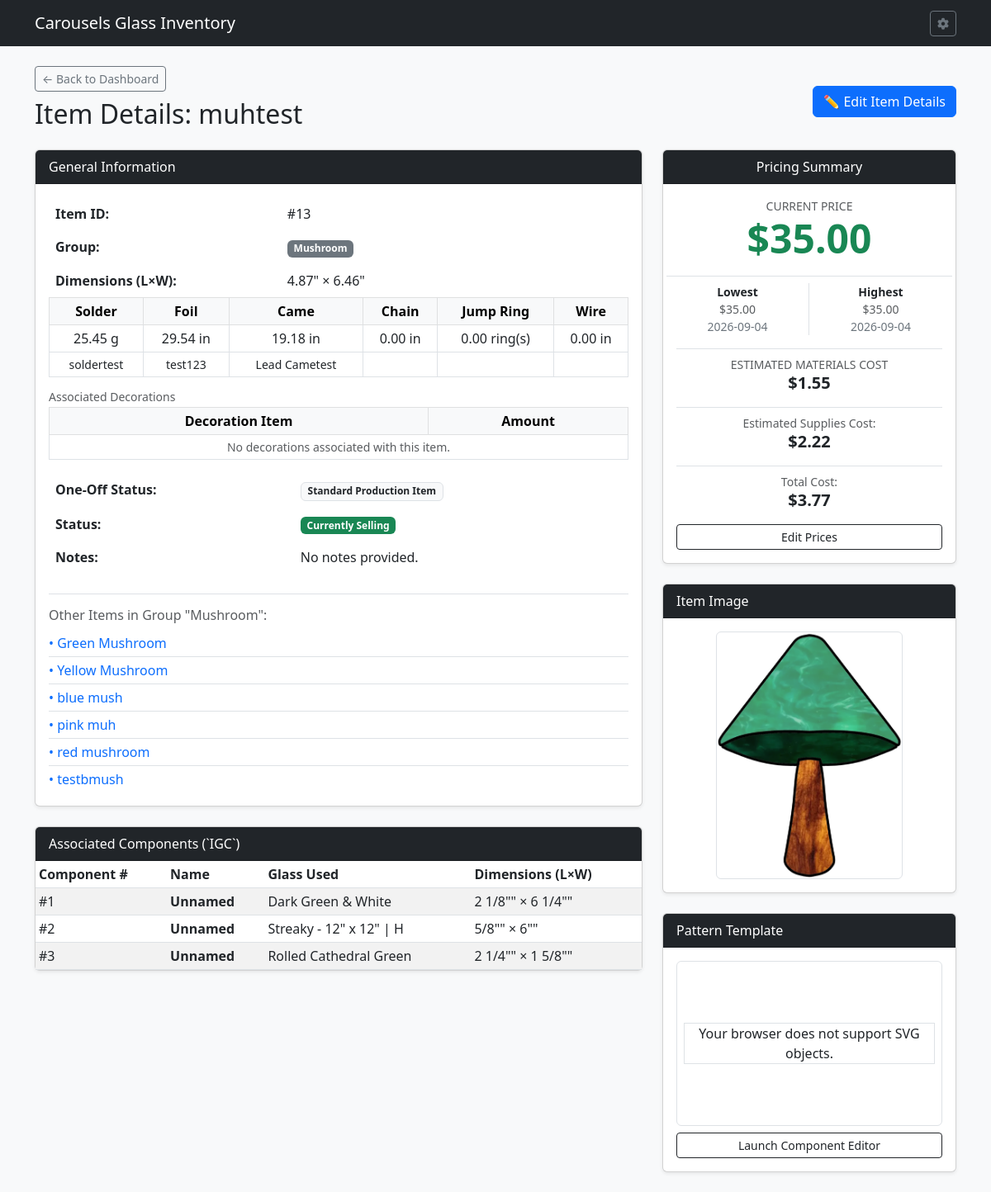
Before: /item/13 with the older database file.
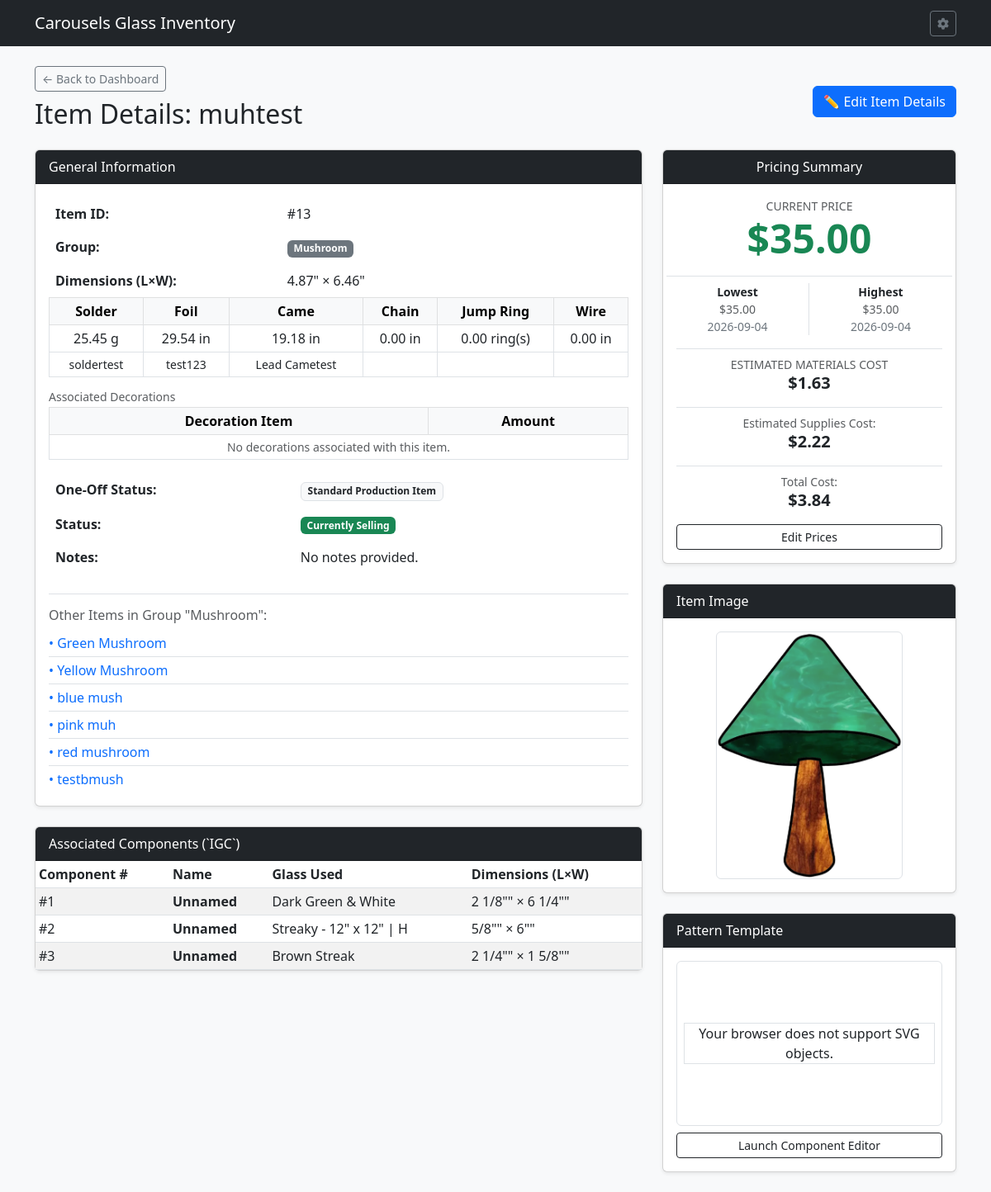
After: the same page with the newer database file.
### tables this page shows
CREATE TABLE IGC (

    COMPID INTEGER PRIMARY KEY AUTOINCREMENT,	--Component ID
    COMPNAME TEXT,				--Component Name (opt)
    ITEMID INTEGER,				--Item ID
    COMPNUM INTEGER,				--Component Number
    SVGREG INTEGER,				--SVG Region Number
    GLASSID INTEGER,				--Glass ID
    COMPLEN NUMERIC,				--Component Length
    COMPWID NUMERIC,				--Component Width
    COMPNOTE TEXT,				--Component Note
    ISSCRAP INTEGER,				--Can be made from scraps bool
    ISGRAIN INTEGER,				--Pay attention to Grain bool
    ISACTIVE INTEGER,				--Is Active bool

    FOREIGN KEY (ITEMID) REFERENCES ITM(ITEMID) ON DELETE CASCADE ON UPDATE CASCADE,
    FOREIGN KEY (GLASSID) REFERENCES GSI(GLASSID) ON DELETE SET NULL ON UPDATE CASCADE
);

CREATE TABLE GSI (

    GLASSID INTEGER PRIMARY KEY AUTOINCREMENT,	--Glass Id number
    GLSNAME TEXT,				--Glass Name
    GLSMANF TEXT,				--Glass Manufacturer
    GLSLEN NUMERIC,				--Glass Length
    GLSWID NUMERIC,				--Glass Width
    GLSTHK NUMERIC,				--Glass Thickness
    GLSTEX TEXT,				--Glass Texture
    GLSIRI INTEGER,				--Iridescent Bool
    GLSOPAL INTEGER,				--Opalescent Bool
    GLSOURCE TEXT,				--Glass Source
    GLLINK TEXT,				--URL to Glass
    GLSIMG TEXT,				--Image of Glass
    GLSNOTE TEXT,				--Notes about Glass
    COLOR TEXT,					--Glass color
    GTRNSN TEXT,				--Glass Transparency
    ISACTIVE INTEGER,				--Is Active Bool

    FOREIGN KEY (GLSTEX) REFERENCES GTL(GLSTEX) ON DELETE SET NULL ON UPDATE CASCADE,
    FOREIGN KEY (COLOR) REFERENCES COLOR(COLOR) ON DELETE SET NULL ON UPDATE CASCADE,
    FOREIGN KEY (GLSOURCE) REFERENCES GSL(GLSOURCE) ON DELETE SET NULL ON UPDATE CASCADE,
    FOREIGN KEY (GTRNSN) REFERENCES GTRNS(GTRNSN) ON DELETE SET NULL ON UPDATE CASCADE

);

### routes/item_routes.py (the view, shortened to what this page needs)
@item_bp.route('/item/<int:item_id>', methods=['GET'])
def item_detail(item_id):
    db = get_db()
    raw_item = db.execute(
        'SELECT * FROM ITM WHERE ITEMID = ?', (item_id,)
    ).fetchone()
    if not raw_item:
        flash('Item record not found.', 'danger')
        return redirect(url_for('index'))
    item = dict(raw_item)
    components = db.execute(
        """

            SELECT c.*, g.GLSNAME

            FROM IGC c

            LEFT JOIN GSI g ON c.GLASSID = g.GLASSID

            WHERE c.ITEMID = ?

            ORDER BY c.COMPNUM ASC

        """,
        (item_id,),
    ).fetchall()
    current_price = db.execute(
        """

            SELECT ITMPRICE AS PRICE FROM IPC

            WHERE ITEMID = ? AND (ENDDATE IS NULL OR ENDDATE >= DATE('now'))

            ORDER BY STDATE DESC LIMIT 1

        """,
        (item_id,),
    ).fetchone()
    lowest_price = db.execute(
        """

            SELECT ITMPRICE AS PRICE, STDATE AS START_DATE, ENDDATE AS END_DATE FROM IPC

            WHERE ITEMID = ?

            ORDER BY ITMPRICE ASC LIMIT 1

        """,
        (item_id,),
    ).fetchone()
    highest_price = db.execute(
        """

            SELECT ITMPRICE AS PRICE, STDATE AS START_DATE, ENDDATE AS END_DATE FROM IPC

            WHERE ITEMID = ?

            ORDER BY ITMPRICE DESC LIMIT 1

        """,
        (item_id,),
    ).fetchone()
    group_siblings = []
    if not item['ONEOFF'] and item['ITMGRP']:
        group_siblings = db.execute(
            """

                SELECT ITEMID, ITMNAME FROM ITM

                WHERE ITMGRP = ? AND ONEOFF = 0

                ORDER BY ITMNAME ASC

            """,
            (item['ITMGRP'],),
        ).fetchall()
    components_with_cost = db.execute(
        """

            SELECT c.COMPLEN, c.COMPWID, g.GLSLEN, g.GLSWID,

                   (SELECT gp.GLSPRICE FROM GPC gp

                    WHERE gp.GLASSID = g.GLASSID AND (gp.ENDDATE IS NULL OR gp.ENDDATE >= DATE('now'))

                    ORDER BY gp.STDATE DESC LIMIT 1) AS LATEST_GLSPRICE

            FROM IGC c

            JOIN GSI g ON c.GLASSID = g.GLASSID

            WHERE c.ITEMID = ? AND c.COMPLEN IS NOT NULL AND c.COMPWID IS NOT NULL

                  AND g.GLSLEN IS NOT NULL AND g.GLSWID IS NOT NULL AND g.GLSLEN > 0 AND g.GLSWID > 0

        """,
        (item_id,),
    ).fetchall()
    materials_cost = 0.0
    for comp in components_with_cost:
        comp_sqin = (comp['COMPLEN'] or 0) * (comp['COMPWID'] or 0)
        glass_sheet_area = (comp['GLSLEN'] or 1) * (comp['GLSWID'] or 1)
        glass_sheet_price = comp['LATEST_GLSPRICE'] or 0.0
        if glass_sheet_area > 0:
            cost_per_sqin = glass_sheet_price / glass_sheet_area
            materials_cost += comp_sqin * cost_per_sqin
    associated_supplies_rows = db.execute(
        """

        SELECT msi.MSIID, msi.MSINAME, msi.MSITYPE, imi.IMIAMT, msi.MSIUNIT, u.CFACTOR

        FROM IMI imi

        JOIN MSI msi ON imi.MSIID = msi.MSIID

        LEFT JOIN UNTS u ON msi.UNTTYPE = u.UNTTYPE

        WHERE imi.ITEMID = ?

        """,
        (item_id,),
    ).fetchall()
    supplies_map = {row['MSITYPE']: row for row in associated_supplies_rows}
    associated_decorations = db.execute(
        """

        SELECT m.MSIID, m.MSINAME, i.IMIAMT, m.MSIUNIT, u.CFACTOR

        FROM IMI i

        JOIN MSI m ON i.MSIID = m.MSIID

        LEFT JOIN UNTS u ON m.UNTTYPE = u.UNTTYPE

        WHERE i.ITEMID = ? AND m.MSITYPE = 'Decoration'

        ORDER BY m.MSINAME ASC

        """,
        (item_id,),
    ).fetchall()
    item['MSLDR_NAME'] = supplies_map['Solder']['MSINAME'] if 'Solder' in supplies_map else ''
    item['MFOIL_NAME'] = supplies_map['Foil']['MSINAME'] if 'Foil' in supplies_map else ''
    item['MCAME_NAME'] = supplies_map['Came']['MSINAME'] if 'Came' in supplies_map else ''
    item['MCHAIN_NAME'] = supplies_map['Chain']['MSINAME'] if 'Chain' in supplies_map else ''
    item['MRING_NAME']  = supplies_map['Rings']['MSINAME'] if 'Rings' in supplies_map else ''
    item['MWIRE_NAME']  = supplies_map['Wire']['MSINAME'] if 'Wire' in supplies_map else ''
    raw_sldr = float(supplies_map['Solder']['IMIAMT']) if 'Solder' in supplies_map and supplies_map['Solder']['IMIAMT'] is not None else 0.0
    raw_came = float(supplies_map['Came']['IMIAMT']) if 'Came' in supplies_map and supplies_map['Came']['IMIAMT'] is not None else 0.0
    itm_supplies = {
        'ITMSLDR': (raw_sldr * SOLDER_CONVERSION * 2) + (raw_came * CAME_CONVERSION * 2),
        'ITMCAME': raw_came,
        'ITMFOIL': float(supplies_map['Foil']['IMIAMT']) if 'Foil' in supplies_map and supplies_map['Foil']['IMIAMT'] is not None else 0.0,
        'ITMCHAIN': float(supplies_map['Chain']['IMIAMT']) if 'Chain' in supplies_map and supplies_map['Chain']['IMIAMT'] is not None else 0.0,
        'ITMRING': float(supplies_map['Rings']['IMIAMT']) if 'Rings' in supplies_map and supplies_map['Rings']['IMIAMT'] is not None else 0,
        'ITMWIRE': float(supplies_map['Wire']['IMIAMT']) if 'Wire' in supplies_map and supplies_map['Wire']['IMIAMT'] is not None else 0.0
    }
    estimated_supplies_core_cost = 0.0
    for msi_type, qty in itm_supplies.items():
        type_lookup_map = {
            'ITMSLDR': 'Solder',
            'ITMFOIL': 'Foil',
            'ITMCAME': 'Came',
            'ITMCHAIN': 'Chain',
            'ITMRING': 'Rings',
            'ITMWIRE': 'Wire'
        }
        actual_type = type_lookup_map.get(msi_type)
        supply_data = supplies_map.get(actual_type)
        if qty and qty > 0 and supply_data and supply_data['MSIID']:
            misc_id = supply_data['MSIID']
            cfactor = supply_data['CFACTOR']
            msiunit = supply_data['MSIUNIT']
            price_row = db.execute(
                """

                    SELECT MSIPRICE AS PRICE FROM MSP

                    WHERE MSIID = ? AND (ENDDATE IS NULL OR ENDDATE >= DATE('now'))

                    ORDER BY STDATE DESC LIMIT 1

                """,
                (misc_id,),
            ).fetchone()
            if price_row and price_row['PRICE']:
                unit_price = float(price_row['PRICE'])
                valid_cfactor = float(cfactor) if cfactor and float(cfactor) > 0 else 1.0
                valid_msiunit = float(msiunit) if msiunit is not None and float(msiunit) > 0 else 1.0
                divisor = valid_cfactor * valid_msiunit
                if divisor > 0 and unit_price > 0:
                    estimated_supplies_core_cost += qty * (unit_price / divisor)
    decorations_cost = 0.0
    estimated_supplies_cost = estimated_supplies_core_cost + decorations_cost
    total_cost = materials_cost + estimated_supplies_cost
    return render_template(
        'item_detail.html',
        item=item,
        components=components,
        current_price=current_price,
        lowest_price=lowest_price,
        highest_price=highest_price,
        materials_cost=materials_cost,
        estimated_supplies_cost=estimated_supplies_cost,
        total_cost=total_cost,
        group_siblings=group_siblings,
        itm_supplies=itm_supplies,
        associated_supplies=associated_supplies_rows,
        associated_decorations=associated_decorations
    )

### app.py (called while the page is built)
def get_db():
    conn = sqlite3.connect(DATABASE)
    conn.row_factory = sqlite3.Row
    conn.execute("PRAGMA foreign_keys = ON;")
    return conn

### routes/item_routes.py (called while the page is built)
def get_db():
    from __main__ import get_db
    return get_db()

### utils.py (called while the page is built)
def format_fractional_inches(value):
    if value is None:
        return '—'
    try:
        val = float(value)
    except (ValueError, TypeError):
        return '—'
    whole = int(val)
    remainder = val - whole
    eighths = round(remainder * 8)
    if eighths == 8:
        whole += 1
        eighths = 0
    fractions = {
        0: '',
        1: '1/8',
        2: '1/4',
        3: '3/8',
        4: '1/2',
        5: '5/8',
        6: '3/4',
        7: '7/8'
    }
    frac_str = fractions.get(eighths, '')
    if whole == 0 and frac_str == '':
        return '0"'
    elif whole == 0:
        return f'{frac_str}"'
    elif frac_str == '':
        return f'{whole}"'
    else:
        return f'{whole} {frac_str}"'

### templates/item_detail.html (shortened to what the changed rows need)
{% extends 'base.html' %}
{% block content %}
<div class="d-flex justify-content-between align-items-center mb-3">
    <div>
        <h2>Item Details: {{ item.ITMNAME }}</h2>
    </div>
</div>
<div class="row">
    <div class="col-md-8">
        <div class="card shadow-sm mb-4">
            <div class="card-body">
                <div class="row align-items-center">
                    <div class="col-md-12">
                        <table class="table table-borderless mb-0">
                            <tbody>
                                <tr>
                                    <th style="width: 40%;">Item ID:</th>
                                </tr>
                                <tr>
                                    <th>Group:</th>
                                </tr>
                                <tr>
                                    <th>Dimensions (L×W):</th>
                                </tr>
                                <tr>
                                    <table class="table table-bordered table-sm text-center align-middle">
                                        <thead class="table-light">
                                            <tr>
                                                <th>Solder</th>
                                                <th>Foil</th>
                                                <th>Came</th>
                                                <th>Chain</th>
                                                <th>Jump Ring</th>
                                                <th>Wire</th>
                                            </tr>
                                        </thead>
                                    </table>
				</tr>
<div class="mt-3">
    <table class="table table-bordered table-sm text-center align-middle">
        <thead class="table-light">
            <tr>
                <th>Decoration Item</th>
                <th>Amount</th>
            </tr>
        </thead>
    </table>
</div>
                        <table class="table table-borderless mb-0">
			<tbody>
                                <tr>
                                    <th>One-Off Status:</th>
                                </tr>
                                <tr>
                                    <th>Status:</th>
                                </tr>
                                <tr>
                                    <th>Notes:</th>
                                </tr>
                            </tbody>
                        </table>
                    </div>
                </div>
            </div>
        </div>
        <div class="card shadow-sm">
            <div class="card-body p-0">
                <table class="table table-sm table-striped mb-0">
                    <thead>
                        <tr>
                            <th>Component #</th>
                            <th>Name</th>
                            <th>Glass Used</th>
                            <th>Dimensions (L×W)</th>
                        </tr>
                    </thead>
                    <tbody>
                        {% for comp in components %}
                        <tr class="component-row" data-comp-id="{{ comp.COMPNUM }}" style="cursor: pointer;" title="Click to highlight in SVG pattern">
                            <td>#{{ comp.COMPNUM }}</td>
                            <td><strong>{{ comp.COMPNAME or 'Unnamed' }}</strong></td>
                            <td>{{ comp.GLSNAME or 'Unassigned' }}</td>
                            <td>{{ comp.COMPLEN | inch_format}}" × {{ comp.COMPWID | inch_format}}"</td>
                        </tr>
                        {% else %}
                        <tr>
                            <td colspan="4" class="text-center py-3 text-muted">No components mapped for this item.</td>
                        </tr>
                        {% endfor %}
                    </tbody>
                </table>
            </div>
        </div>
    </div>
    <div class="col-md-4">
        <div class="card shadow-sm mb-4 text-center">
            <div class="card-body">
                <div class="mb-3">
                    <h2 class="display-5 fw-bold text-success mb-0">
                        ${% if current_price %}{{ "%.2f"|format(current_price.PRICE) }}{% else %}0.00{% endif %}
                    </h2>
                </div>
        <div class="border-top mt-3 pt-2 text-center">
            <span class="text-muted small d-block">ESTIMATED MATERIALS COST</span>
            <span class="h5 fw-bold text-dark">${% if materials_cost %}{{ "%.2f"|format(materials_cost) }}{% else %}0.00{% endif %}</span>
        </div>
        <div class="border-top mt-3 pt-2 text-center">
                        <span class="text-muted small d-block">Total Cost:</span>
                        <strong class="h5 fw-bold text-dark">${{ "%.2f"|format(total_cost) }}</strong>
                    </div>
            </div>
        </div>
    </div>
</div>
{% endblock %}

Changed rows visible on the page:
changed IGC: GLSNAME "Rolled Cathedral Green" → "Brown Streak"
Other visible differences:
{{ "%.2f"|format(materials_cost) }}: "1.55" → "1.63"
{{ "%.2f"|format(total_cost) }}: "3.77" → "3.84"
